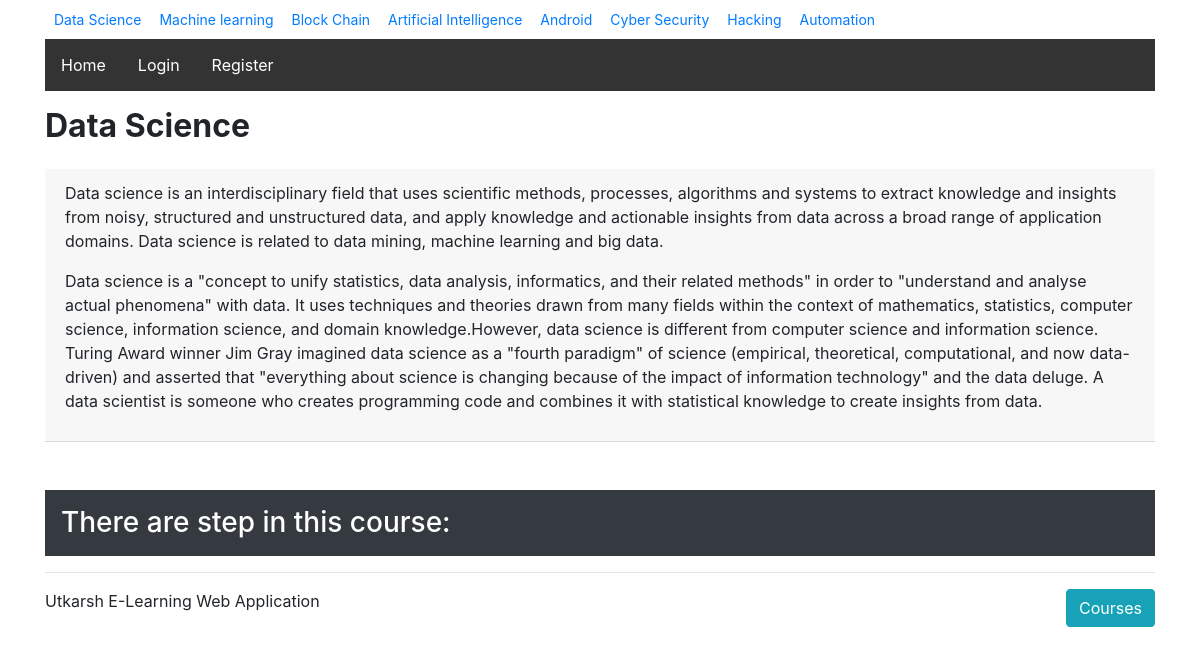
Page /courses/3/ on the committed database.
### courses/models.py (models this page shows)
class Course(models.Model):
    created_at = models.DateTimeField(auto_now_add=True)
    title = models.CharField(max_length=255)
    description = models.TextField()
    def __str__(self):
        return self.title

### courses/views.py (the view)
# urls.py: url(r'(?P<pk>\d+)/$', views.course_detail, name='course_detail'),  # This url should be under the step_detail url.
def course_detail(request, pk):
    course = get_object_or_404(models.Course, pk=pk)
    steps = sorted(chain(course.text_set.all(), course.quiz_set.all()), key=lambda step: step.order)
    return render(request, 'courses/course_detail.html', {'course':course, 'steps':steps})

### courses/templatetags/course_extras.py (called while the page is built)
@register.simple_tag
def newest_course():
    return Course.objects.latest('created_at')

@register.inclusion_tag('courses/course_nav.html')
def nav_courses_list():
    courses = Course.objects.all()
    return {'courses':courses}

@register.filter('markdown_to_html')
def markdown_to_html(markdown_text):
    html_body = markdown.markdown(markdown_text)
    return mark_safe(html_body)

### courses/templates/courses/course_detail.html (shortened to what this page needs)
{% extends "layout.html" %}
{% load humanize course_extras %}
{% block content %}
    <article>
        <h2><strong>{{ course.title }}</strong></h2>
        <div class="card-header mt-4">
            {{ course.description|markdown_to_html }}
        </div>
        <h3 class="bg-dark text-white p-3 mt-5">There are {{ course.step_set.count|apnumber }} step{{ course.step_set.count|pluralize }} in this course: {{ course.step_set.all|join:", " }}</h3>
    </article>
{% endblock %}

### courses/templates/courses/course_nav.html (shortened to what this page needs)
<link rel="stylesheet" href="https://maxcdn.bootstrapcdn.com/bootstrap/4.0.0/css/bootstrap.min.css">
<div class="container mb-1 row">
{% for course in courses %}
    <div><a class="btn btn-sm" href="{% url 'course_detail' pk=course.pk %}">{{ course.title }}</a></div>
{% endfor %}
</div>

### rows in the picture
Course: title "Data Science", description "Data science is an interdisciplinary field that uses scientific methods, processes, algorithms and systems to extract knowledge and insights from noisy, structured and unstructured data, and apply knowledge and actionable insights from data across a broad range of application domains. Data science is related to data mining, machine learning and big data. Data science is a \"concept to unify statistics, data analysis, informatics, and their related methods\" in order to \"understand and analyse actual phenomena\" with data. It uses techniques and theories drawn from many fields within the context of mathematics, statistics, computer science, information science, and domain knowledge.However,…"
Course: title "Machine learning"
Course: title "Block Chain"
Course: title "Artificial Intelligence"
Course: title "Android"
Course: title "Cyber Security"
Course: title "Hacking"
Course: title "Automation"
